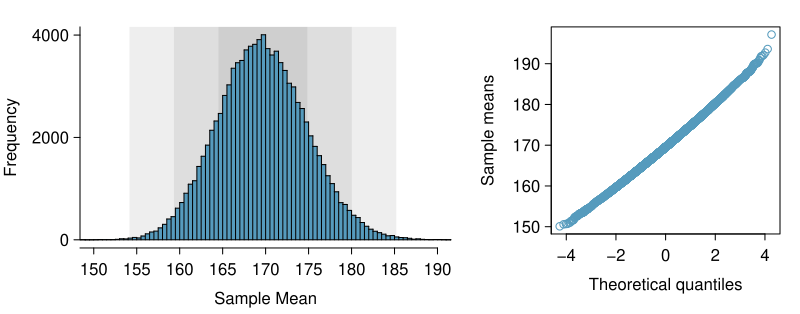

This figure's R source:
require(openintro)
data(COL)


set.seed(5)
N     <- 100000
means <- rep(0, N)
pb <- txtProgressBar(0, N, style = 3)
for (i in 1:N) {
  tmp <- sample(nrow(cdc), 60)
  tmp <- tmp[!is.na(tmp)][1:60]
  means[i] <- mean(cdc$weight[tmp], na.rm = TRUE)
  setTxtProgressBar(pb, i)
}

myPDF('cdcWeightBigSampDist.pdf', 8, 3.15,
      mar = c(3.3, 4, 1.4, 1),
      mgp = c(2.7,0.55,0))
layout(matrix(1:2, 1),
       c(4.3, 3))
plot(0, 0,
     type = 'n',
     xlim = c(150, 190),
     ylim = c(0,4000),
#     ylim = c(0, 3000 * N / 25000),
     xlab = '',
     ylab = '',
     axes = FALSE)
mtext("Sample Mean", 1, 2)
mtext("Frequency", 2, line = 3, las = 0)
m <- mean(cdc$weight, na.rm = TRUE)
s <- sd(cdc$weight, na.rm = TRUE) / sqrt(60)
rect(m - s / 100, 0,
     m + s / 100, 1350,
     col = '#00000044',
     border = '#00000000')
rect(m - s, 0,
     m + s, 135000,
     col = '#00000011',
     border = '#00000000')
rect(m - 2 * s, 0,
     m + 2 * s, 135000,
     col = '#00000011',
     border = '#00000000')
rect(m - 3 * s, 0,
     m + 3 * s, 135000,
     col = '#00000011',
     border = '#00000000')
histPlot(means,
         col = COL[1],
         breaks = 100,
         #breaks = seq(130,200, length.out = 5),
         add = TRUE)
abline(h = 0)
axis(1, at = seq(140, 190, 5))
axis(2, at = seq(0, 20000, 2000))

par(las = 1, mar = c(4, 4, 1.4, 1))
q <- c(seq(0.00001, 0.0009, 0.00001),
       seq(0.001, 0.999, 0.0001),
       seq(0.9991, 0.99999, 0.00001))
ms <- quantile(means, q)
nq <- qnorm(q)
plot(nq, ms,
     xlab = "",
     ylab = 'Sample means',
     main = '',
     col = COL[1],
     axes = FALSE)
mtext("Theoretical quantiles", 1, 2)
axis(1)
axis(2, seq(140, 190, 10))
box()
dev.off()
